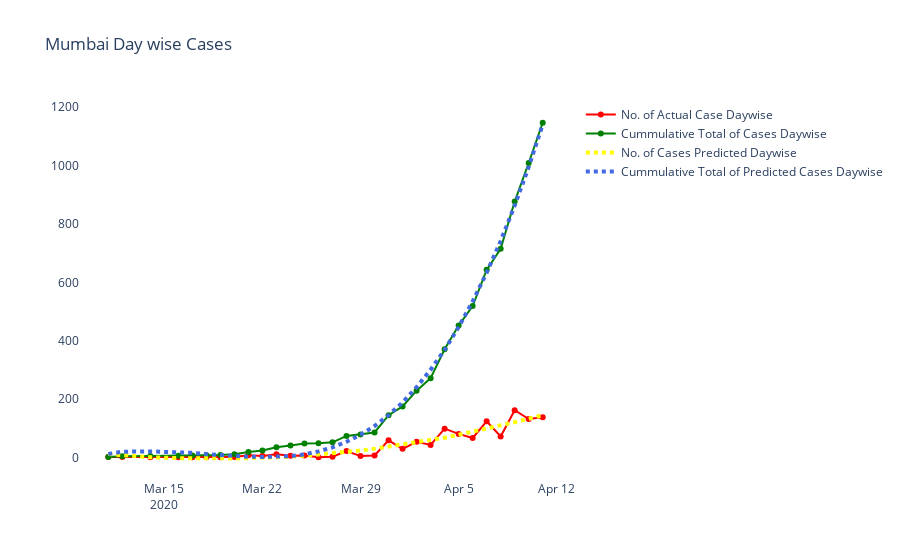

Here is the notebook cell this chart was saved with:
### Code cell
fig = go.Figure( data = [ go.Scatter(x=Mumbai_district['Date'],y=Mumbai_district['Cases'],mode='lines+markers',marker_color='Red',name='No. of Actual Case Daywise'),
                          go.Scatter(x=Mumbai_district['Date'],y=Mumbai_district['Cummulative'],mode='lines+markers',marker_color='Green',name='Cummulative Total of Cases Daywise'),
                          go.Scatter(x=Mumbai_district['Date'],y=Mumbai_district['Predicted'],line=dict(color='yellow', width=4, dash='dot'),marker_color='Yellow',name='No. of Cases Predicted Daywise'),
                          go.Scatter(x=Mumbai_district['Date'],y=Mumbai_district['Cummulative_Predicted'],line=dict(color='royalblue', width=4, dash='dot'),name='Cummulative Total of Predicted Cases Daywise')]) 

fig.update_layout(title_text='Mumbai Day wise Cases',plot_bgcolor='rgb(255,255,255)')
fig.show()

### Figure 1 — Plotly figure (JSON) as saved in the notebook; plotly's stock layout.template omitted (floating-point values rounded to 4 significant figures)
{"data": [{"marker": {"color": "Red"}, "mode": "lines+markers", "name": "No. of Actual Case Daywise", "type": "scatter", "x": ["2020-03-11T00:00:00", "2020-03-12T00:00:00", "2020-03-14T00:00:00", "2020-03-16T00:00:00", "2020-03-17T00:00:00", "2020-03-18T00:00:00", "2020-03-19T00:00:00", "2020-03-20T00:00:00", "2020-03-21T00:00:00", "2020-03-22T00:00:00", "2020-03-23T00:00:00", "2020-03-24T00:00:00", "2020-03-25T00:00:00", "2020-03-26T00:00:00", "2020-03-27T00:00:00", "2020-03-28T00:00:00", "2020-03-29T00:00:00", "2020-03-30T00:00:00", "2020-03-31T00:00:00", "2020-04-01T00:00:00", "2020-04-02T00:00:00", "2020-04-03T00:00:00", "2020-04-04T00:00:00", "2020-04-05T00:00:00", "2020-04-06T00:00:00", "2020-04-07T00:00:00", "2020-04-08T00:00:00", "2020-04-09T00:00:00", "2020-04-10T00:00:00", "2020-04-11T00:00:00"], "y": [2, 2, 1, 1, 1, 1, 1, 2, 8, 5, 11, 6, 7, 1, 3, 22, 5, 7, 59, 30, 54, 43, 99, 81, 67, 124, 72, 162, 132, 138]}, {"marker": {"color": "Green"}, "mode": "lines+markers", "name": "Cummulative Total of Cases Daywise", "type": "scatter", "x": ["2020-03-11T00:00:00", "2020-03-12T00:00:00", "2020-03-14T00:00:00", "2020-03-16T00:00:00", "2020-03-17T00:00:00", "2020-03-18T00:00:00", "2020-03-19T00:00:00", "2020-03-20T00:00:00", "2020-03-21T00:00:00", "2020-03-22T00:00:00", "2020-03-23T00:00:00", "2020-03-24T00:00:00", "2020-03-25T00:00:00", "2020-03-26T00:00:00", "2020-03-27T00:00:00", "2020-03-28T00:00:00", "2020-03-29T00:00:00", "2020-03-30T00:00:00", "2020-03-31T00:00:00", "2020-04-01T00:00:00", "2020-04-02T00:00:00", "2020-04-03T00:00:00", "2020-04-04T00:00:00", "2020-04-05T00:00:00", "2020-04-06T00:00:00", "2020-04-07T00:00:00", "2020-04-08T00:00:00", "2020-04-09T00:00:00", "2020-04-10T00:00:00", "2020-04-11T00:00:00"], "y": [2, 4, 5, 6, 7, 8, 9, 11, 19, 24, 35, 41, 48, 49, 52, 74, 79, 86, 145, 175, 229, 272, 371, 452, 519, 643, 715, 877, 1009, 1147]}, {"line": {"color": "yellow", "dash": "dot", "width": 4}, "marker": {"color": "Yellow"}, "name": "No. of Cases Predicted Daywise", "type": "scatter", "x": ["2020-03-11T00:00:00", "2020-03-12T00:00:00", "2020-03-14T00:00:00", "2020-03-16T00:00:00", "2020-03-17T00:00:00", "2020-03-18T00:00:00", "2020-03-19T00:00:00", "2020-03-20T00:00:00", "2020-03-21T00:00:00", "2020-03-22T00:00:00", "2020-03-23T00:00:00", "2020-03-24T00:00:00", "2020-03-25T00:00:00", "2020-03-26T00:00:00", "2020-03-27T00:00:00", "2020-03-28T00:00:00", "2020-03-29T00:00:00", "2020-03-30T00:00:00", "2020-03-31T00:00:00", "2020-04-01T00:00:00", "2020-04-02T00:00:00", "2020-04-03T00:00:00", "2020-04-04T00:00:00", "2020-04-05T00:00:00", "2020-04-06T00:00:00", "2020-04-07T00:00:00", "2020-04-08T00:00:00", "2020-04-09T00:00:00", "2020-04-10T00:00:00", "2020-04-11T00:00:00"], "y": [12, 8, 1, -2, -3, -4, -4, -3, -2, -1, 0, 3, 6, 10, 14, 19, 24, 30, 37, 44, 52, 60, 68, 78, 88, 98, 109, 121, 133, 145]}, {"line": {"color": "royalblue", "dash": "dot", "width": 4}, "name": "Cummulative Total of Predicted Cases Daywise", "type": "scatter", "x": ["2020-03-11T00:00:00", "2020-03-12T00:00:00", "2020-03-14T00:00:00", "2020-03-16T00:00:00", "2020-03-17T00:00:00", "2020-03-18T00:00:00", "2020-03-19T00:00:00", "2020-03-20T00:00:00", "2020-03-21T00:00:00", "2020-03-22T00:00:00", "2020-03-23T00:00:00", "2020-03-24T00:00:00", "2020-03-25T00:00:00", "2020-03-26T00:00:00", "2020-03-27T00:00:00", "2020-03-28T00:00:00", "2020-03-29T00:00:00", "2020-03-30T00:00:00", "2020-03-31T00:00:00", "2020-04-01T00:00:00", "2020-04-02T00:00:00", "2020-04-03T00:00:00", "2020-04-04T00:00:00", "2020-04-05T00:00:00", "2020-04-06T00:00:00", "2020-04-07T00:00:00", "2020-04-08T00:00:00", "2020-04-09T00:00:00", "2020-04-10T00:00:00", "2020-04-11T00:00:00"], "y": [12, 20, 21, 19, 16, 12, 8, 5, 3, 2, 2, 5, 11, 21, 35, 54, 78, 108, 145, 189, 241, 301, 369, 447, 535, 633, 742, 863, 996, 1141]}], "layout": {"plot_bgcolor": "rgb(255,255,255)", "title": {"text": "Mumbai Day wise Cases"}}}
